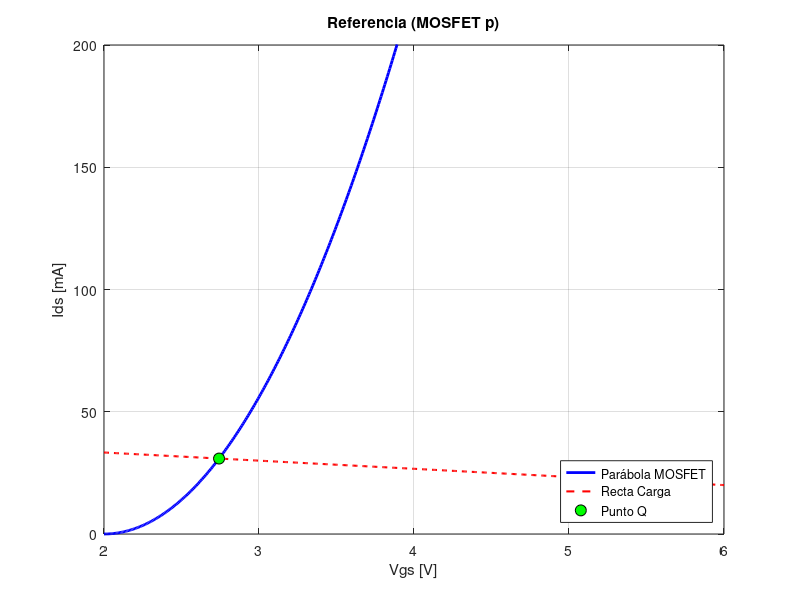
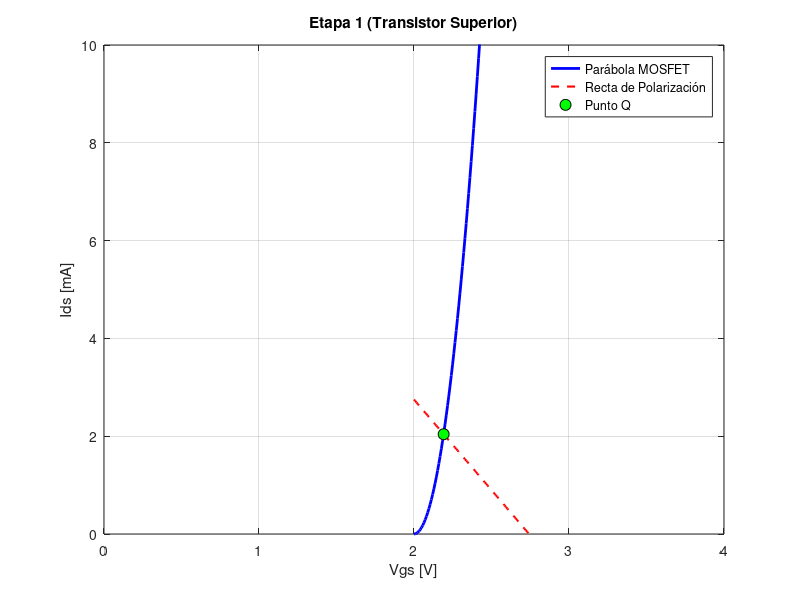
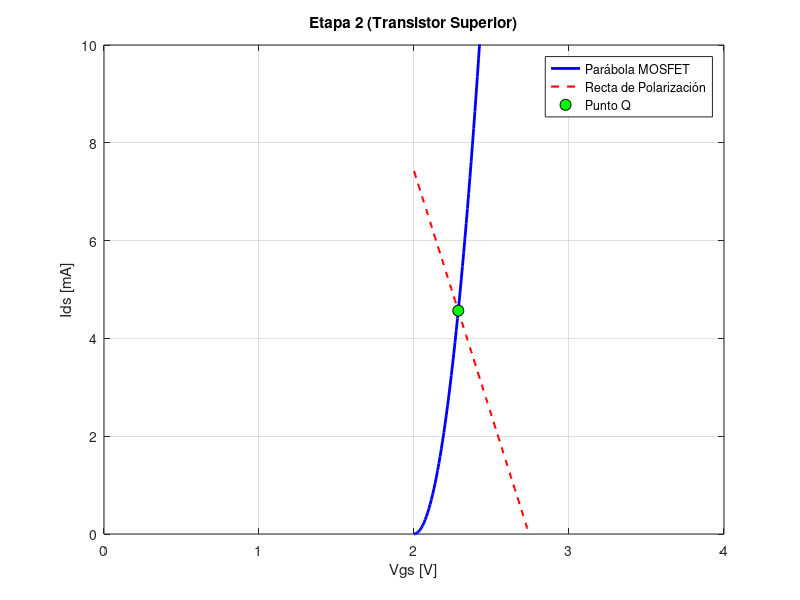
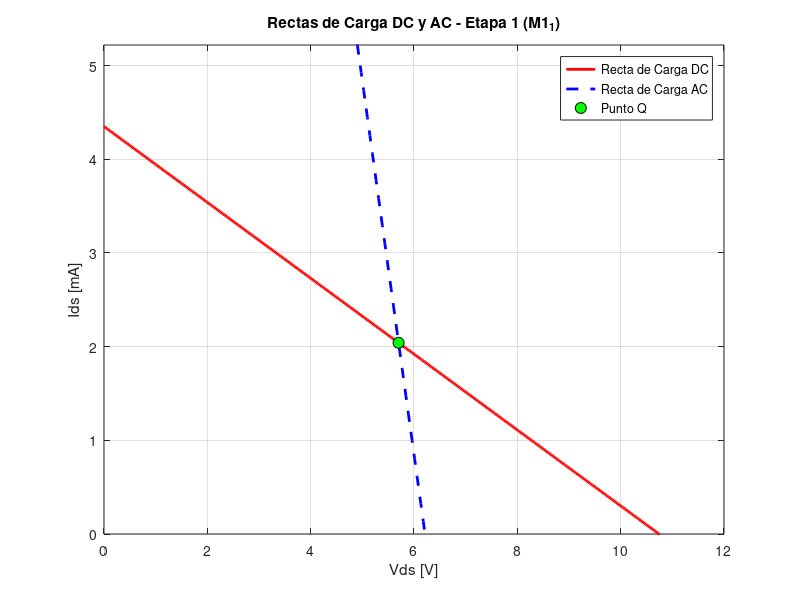

Source code (MATLAB) for these figures, in order:
clear all; close all; clc;

% Opción para silenciar los mensajes de fsolve
opts = optimset('Display', 'off');

% --- Parámetros fijos ---
K    = 0.056;     % Constante del MOSFET [A/V^2]
Vt   = 2;         % Tensión de umbral [V]
Vdd  = 12;        % Tensión de alimentación [V]

Rg1a = 2e6;       % 2 MΩ
Rg2a = 1e6;       % 1 MΩ
Rd1  = 2200;      % 2.2 kΩ

Rg1b = 2e6;       % 2 MΩ
Rg2b = 1e6;       % 1 MΩ
Rd2  = 1500;      % 1.5 kΩ
Rl   = 10e3;      % Resistencia de carga (10 kΩ)

Rref = 300;
Rs1  = 270;
Rs2  = 100;

Vg1  = (Vdd * Rg2a) / (Rg1a + Rg2a); % 4 V
Rg1  = (Rg1a * Rg2a) / (Rg1a + Rg2a);
Vg2  = (Vdd * Rg2b) / (Rg1b + Rg2b); % 4 V

Vi   = 1;         % Tensión de prueba (1 V)

% =========================================================================
% POLARIZACIÓN Y PARÁMETROS DC
% =========================================================================

% 1. Circuito de Referencia (Espejo)
sistemap = @(x) [
    x(1) - K*(x(2) - Vt)^2;
    Vdd - x(1)*Rref - x(2)
];
[xp, ~, info_p] = fsolve(sistemap, [0.001, 2.5], opts);

Vp   = xp(2);
gmp  = 2 * K * (Vp - Vt);
rdsp = (Vp) / xp(1); % Tensión Vds del MOSFET p
mup  = gmp * rdsp;

% 2. Etapa 1
sistema1 = @(x) [
    x(1) - K * (x(2) - Vt)^2;
    x(1) - K * (x(3) - Vt)^2;
    x(2) - (Vg1 - (x(5) + x(1)*Rs1));
    x(3) - (Vp - x(1)*Rs1);
    Vdd - x(1)*(Rd1 + Rs1) - x(4) - x(5)
];
[x1, ~, info_1] = fsolve(sistema1, [0.001, 2.5, 2.5, 3, 3], opts);

gm1   = 2 * K * (x1(2) - Vt);
gmo1  = 2 * K * (x1(3) - Vt);
rds1  = x1(4) / x1(1);
rdso1 = x1(5) / x1(1);
mu1   = gm1 * rds1;
muo1  = gmo1 * rdso1;

% 3. Etapa 2
sistema2 = @(x) [
    x(1) - K * (x(2) - Vt)^2;
    x(1) - K * (x(3) - Vt)^2;
    x(2) - (Vg2 - (x(5) + x(1)*Rs2));
    x(3) - (Vp - x(1)*Rs2);
    Vdd - x(1)*(Rd2 + Rs2) - x(4) - x(5)
];
[x2, ~, info_2] = fsolve(sistema2, [0.001, 2.5, 2.5, 3, 3], opts);

gm2   = 2 * K * (x2(2) - Vt);
gmo2  = 2 * K * (x2(3) - Vt);
rds2  = x2(4) / x2(1);
rdso2 = x2(5) / x2(1);
mu2   = gm2 * rds2;
muo2  = gmo2 * rdso2;

% =========================================================================
% CÁLCULO DE GANANCIA (PEQUEÑA SEÑAL)
% =========================================================================
A = zeros(14, 14); b = zeros(14, 1);
A(1,1) = 1/Rg1; A(1,10) = 1;
A(2,2) = 1/rds1; A(2,3) = -1/rds1; A(2,11) = 1;
A(3,2) = -1/rds1; A(3,3) = (1/rds1)+(1/Rd1)+(1/rdso2); A(3,6) = -1/rdso2; A(3,13) = 1;
A(4,4) = 1/rds2; A(4,5) = -1/rds2; A(4,13) = -1;
A(5,4) = -1/rds2; A(5,5) = (1/rds2)+(1/Rd2)+(1/Rl);
A(6,3) = -1/rdso2; A(6,6) = 1/rdso2; A(6,12) = -1;
A(7,7) = 1/Rs2; A(7,12) = 1;
A(8,8) = (1/Rref)+(1/rdsp); A(8,9) = -1/rdsp;
A(9,8) = -1/rdsp; A(9,9) = 1/rdsp; A(9,14) = 1;

A(10,1) = 1; b(10) = Vi;
A(11,2) = 1; A(11,1) = -mu1;
A(12,6) = -1; A(12,7) = 1 + muo2; A(12,8) = -muo2;
A(13,3) = 1 + mu2; A(13,4) = -1;
A(14,8) = -mup; A(14,9) = 1;

X = A \ b;
Ganancia = abs(X(5) / Vi);

% =========================================================================
% CÁLCULO DE POTENCIAS EN POLARIZACIÓN (DC)
% =========================================================================
% Corrientes y tensiones extraídas
Idsp = xp(1); Vdsp = Vdd - Vp;
Ids1 = x1(1); Vds1_1 = x1(4); Vds1_2 = x1(5);
Ids2 = x2(1); Vds2_1 = x2(4); Vds2_2 = x2(5);

% Potencias en Resistencias [mW]
P_Rref = (Idsp^2 * Rref) * 1000;
P_Rs1  = (Ids1^2 * Rs1) * 1000;
P_Rd1  = (Ids1^2 * Rd1) * 1000;
P_Rs2  = (Ids2^2 * Rs2) * 1000;
P_Rd2  = (Ids2^2 * Rd2) * 1000;

P_Rg1a = ((Vdd - Vg1)^2 / Rg1a) * 1000;
P_Rg2a = (Vg1^2 / Rg2a) * 1000;
P_Rg1b = ((Vdd - Vg2)^2 / Rg1b) * 1000;
P_Rg2b = (Vg2^2 / Rg2b) * 1000;

% Potencias en Transistores [mW] (P = Vds * Ids)
P_Mp   = (Vdsp * Idsp) * 1000;
P_M1_1 = (Vds1_1 * Ids1) * 1000;
P_M1_2 = (Vds1_2 * Ids1) * 1000;
P_M2_1 = (Vds2_1 * Ids2) * 1000;
P_M2_2 = (Vds2_2 * Ids2) * 1000;

P_total_res = P_Rref + P_Rs1 + P_Rd1 + P_Rs2 + P_Rd2 + P_Rg1a + P_Rg2a + P_Rg1b + P_Rg2b;
P_total_mos = P_Mp + P_M1_1 + P_M1_2 + P_M2_1 + P_M2_2;

fprintf('\n================== RESULTADOS DE GANANCIA ==================\n');
fprintf('Ganancia |Av|: %.4f (%.2f dB)\n', Ganancia, 20*log10(Ganancia));

% =========================================================================
% IMPRESIÓN DE PARÁMETROS PEQUEÑA SEÑAL (rds, gm, mu)
% =========================================================================
fprintf('\n================ PARÁMETROS PEQUEÑA SEÑAL (rds, gm, mu) ================\n');
fprintf('%-25s | %-12s | %-12s | %-10s\n', 'Transistor', 'rds [Ω]', 'gm [mS]', 'mu');
fprintf('------------------------------------------------------------------------\n');
fprintf('%-25s | %-12.2f | %-12.4f | %-10.2f\n', 'Referencia (M_p)',          rdsp, gmp*1000, mup);
fprintf('%-25s | %-12.2f | %-12.4f | %-10.2f\n', 'Etapa 1 - Superior (M1_1)', rds1, gm1*1000, mu1);
fprintf('%-25s | %-12.2f | %-12.4f | %-10.2f\n', 'Etapa 1 - Inferior (M1_2)', rdso1, gmo1*1000, muo1);
fprintf('%-25s | %-12.2f | %-12.4f | %-10.2f\n', 'Etapa 2 - Superior (M2_1)', rds2, gm2*1000, mu2);
fprintf('%-25s | %-12.2f | %-12.4f | %-10.2f\n', 'Etapa 2 - Inferior (M2_2)', rdso2, gmo2*1000, muo2);
fprintf('========================================================================\n');

fprintf('\n================ DISIPACIÓN DE POTENCIA [mW] ================\n');
fprintf('1. RESISTENCIAS:\n');
fprintf('   P_Rref = %.4f mW\n', P_Rref);
fprintf('   P_Rs1  = %.4f mW | P_Rd1 = %.4f mW\n', P_Rs1, P_Rd1);
fprintf('   P_Rs2  = %.4f mW | P_Rd2 = %.4f mW\n', P_Rs2, P_Rd2);
fprintf('   Divisor A: P_Rg1a = %.4f mW | P_Rg2a = %.4f mW\n', P_Rg1a, P_Rg2a);
fprintf('   Divisor B: P_Rg1b = %.4f mW | P_Rg2b = %.4f mW\n', P_Rg1b, P_Rg2b);
fprintf('   Total en Resistencias: %.4f mW\n', P_total_res);

fprintf('\n2. TRANSISTORES (P = Vds * Ids):\n');
fprintf('   Referencia (M_p) : %.4f mW  (Vds = %.2f V, Ids = %.2f mA)\n', P_Mp, Vdsp, Idsp*1000);
fprintf('   Etapa 1 - M1_1   : %.4f mW  (Vds = %.2f V, Ids = %.2f mA)\n', P_M1_1, Vds1_1, Ids1*1000);
fprintf('   Etapa 1 - M1_2   : %.4f mW  (Vds = %.2f V, Ids = %.2f mA)\n', P_M1_2, Vds1_2, Ids1*1000);
fprintf('   Etapa 2 - M2_1   : %.4f mW  (Vds = %.2f V, Ids = %.2f mA)\n', P_M2_1, Vds2_1, Ids2*1000);
fprintf('   Etapa 2 - M2_2   : %.4f mW  (Vds = %.2f V, Ids = %.2f mA)\n', P_M2_2, Vds2_2, Ids2*1000);
fprintf('   Total en Transistores: %.4f mW\n', P_total_mos);

fprintf('\nPOTENCIA TOTAL CONSUMIDA DE VDD: %.4f mW\n', P_total_res + P_total_mos);
fprintf('============================================================\n');

% =========================================================================
% GRAFICACIÓN DE INTERSECCIÓN (CARACTERÍSTICA vs RECTA DE POLARIZACIÓN)
% =========================================================================
vgs_axis = linspace(Vt, Vdd/2, 500);
ids_parabola = K * (vgs_axis - Vt).^2;

% --- Grafico 1: Referencia ---
figure(1,'Name', 'Puntos de Operacion Q Referencia', 'NumberTitle', 'off');
ids_recta_ref = (Vdd - vgs_axis) / Rref;
plot(vgs_axis, ids_parabola*1000, 'b-', 'LineWidth', 2); hold on;
plot(vgs_axis, ids_recta_ref*1000, 'r--', 'LineWidth', 1.5);
plot(xp(2), xp(1)*1000, 'ko', 'MarkerFaceColor', 'g', 'MarkerSize', 8);
ylim([0 200]);
grid on;
title('Referencia (MOSFET p)');
xlabel('Vgs [V]'); ylabel('Ids [mA]');
legend('Parábola MOSFET', 'Recta Carga', 'Punto Q', 'Location', 'southeast');

% --- Grafico 2: Etapa 1 ---
figure(2,'Name', 'Puntos de Operacion Q Etapa 1', 'NumberTitle', 'off');
ids_recta_e1 = (Vp - vgs_axis) / Rs1;
plot(vgs_axis, ids_parabola*1000, 'b-', 'LineWidth', 2); hold on;
plot(vgs_axis, ids_recta_e1*1000, 'r--', 'LineWidth', 1.5);
plot(x1(2), x1(1)*1000, 'ko', 'MarkerFaceColor', 'g', 'MarkerSize', 8);
ylim([0 10]);
xlim([0 4]);
grid on;
title('Etapa 1 (Transistor Superior)');
xlabel('Vgs [V]'); ylabel('Ids [mA]');
legend('Parábola MOSFET', 'Recta de Polarización', 'Punto Q', 'Location', 'northeast');

% --- Grafico 3: Etapa 2 ---
figure(3,'Name', 'Puntos de Operacion Q Etapa 2', 'NumberTitle', 'off');
ids_recta_e2 = (Vp - vgs_axis) / Rs2;
plot(vgs_axis, ids_parabola*1000, 'b-', 'LineWidth', 2); hold on;
plot(vgs_axis, ids_recta_e2*1000, 'r--', 'LineWidth', 1.5);
plot(x2(2), x2(1)*1000, 'ko', 'MarkerFaceColor', 'g', 'MarkerSize', 8);
ylim([0 10]);
xlim([0 4]);
grid on;
title('Etapa 2 (Transistor Superior)');
xlabel('Vgs [V]'); ylabel('Ids [mA]');
legend('Parábola MOSFET', 'Recta de Polarización', 'Punto Q', 'Location', 'northeast');

% =========================================================================
%   RECTAS DE CARGA EN CONTINUA (DC) Y EN ALTERNA (AC)
% =========================================================================

fprintf('\n Impedancias de cada etapa \n');

Rl = 1000;

% Primer Etapa

Raux1 = rds1+(rdso1+Rs1*(muo1+1))*(mu1+1);
Zout1 = 1/(1/Rd1+1/Raux1)

Zin1 = (Rg1a * Rg2a) / (Rg1a + Rg2a)

% Segunda Etapa

Raux1 = rds2+rdso2*(mu2+1)+Rs2*(mu2+1)*(muo2+1);
Zout2 = 1/(1/Rd2+1/Raux1)

Raux2 = rdso2+Rs2/(muo2+1);
Raux3 = (rds2+1/(1/Rd2+1/Rl))*(mu2+1);
Zin2 = 1/(1/Raux2+1/Raux3)

% Resistencias de carga DC para cada etapa
Rdc1 = Rd1 + Rs1;
Rdc2 = Rd2 + Rs2;

% Resistencias de carga AC efectivas vistas en el drenador de cada etapa
% Etapa 1 ve hacia arriba la resistencia Rd1 en paralelo con la impedancia de la etapa siguiente
Rac1 = (Rd1 * Zin2) / (Rd1 + Zin2);
% Etapa 2 (salida) ve Rd2 en paralelo con Rl
Rac2 = (Rd2 * Rl) / (Rd2 + Rl);

vds_vec = linspace(0, Vdd, 500);

% --- Recta de Carga DC y AC para Transistor Inferior Etapa 1 (M1_1) ---
figure(4, 'Name', 'Rectas de Carga - Etapa 1 (M1_1)', 'NumberTitle', 'off');
% Ecuación DC: Ids = Ids1 + (Vds1_1 - vds_vec) / Rdc1
ids_dc_e1 = Ids1 + (Vds1_1 - vds_vec) / Rdc1;
% Ecuación AC: Ids = Ids1 + (Vds1_1 - vds_vec) / Rac1
ids_ac_e1 = Ids1 + (Vds1_1 - vds_vec) / Rac1;

plot(vds_vec, ids_dc_e1 * 1000, 'r-', 'LineWidth', 2); hold on;
plot(vds_vec, ids_ac_e1 * 1000, 'b--', 'LineWidth', 2);
plot(Vds1_1, Ids1 * 1000, 'ko', 'MarkerFaceColor', 'g', 'MarkerSize', 8);
grid on;
title('Rectas de Carga DC y AC - Etapa 1 (M1_1)');
xlabel('Vds [V]'); ylabel('Ids [mA]');
legend('Recta de Carga DC', 'Recta de Carga AC', 'Punto Q', 'Location', 'northeast');
ylim([0 max(ids_dc_e1)*1.2*1000]); xlim([0 Vdd]);

% --- Recta de Carga DC y AC para Transistor Inferior Etapa 2 (M2_1) ---
figure(5, 'Name', 'Rectas de Carga - Etapa 2 (M2_1)', 'NumberTitle', 'off');
% Ecuación DC: Ids = Ids2 + (Vds2_1 - vds_vec) / Rdc2
ids_dc_e2 = Ids2 + (Vds2_1 - vds_vec) / Rdc2;
% Ecuación AC: Ids = Ids2 + (Vds2_1 - vds_vec) / Rac2
ids_ac_e2 = Ids2 + (Vds2_1 - vds_vec) / Rac2;

plot(vds_vec, ids_dc_e2 * 1000, 'r-', 'LineWidth', 2); hold on;
plot(vds_vec, ids_ac_e2 * 1000, 'b--', 'LineWidth', 2);
plot(Vds2_1, Ids2 * 1000, 'ko', 'MarkerFaceColor', 'g', 'MarkerSize', 8);
grid on;
title('Rectas de Carga DC y AC - Etapa 2 (M2_1)');
xlabel('Vds [V]'); ylabel('Ids [mA]');
legend('Recta de Carga DC', 'Recta de Carga AC', 'Punto Q', 'Location', 'northeast');
ylim([0 max(ids_dc_e2)*1.2*1000]); xlim([0 Vdd]);
